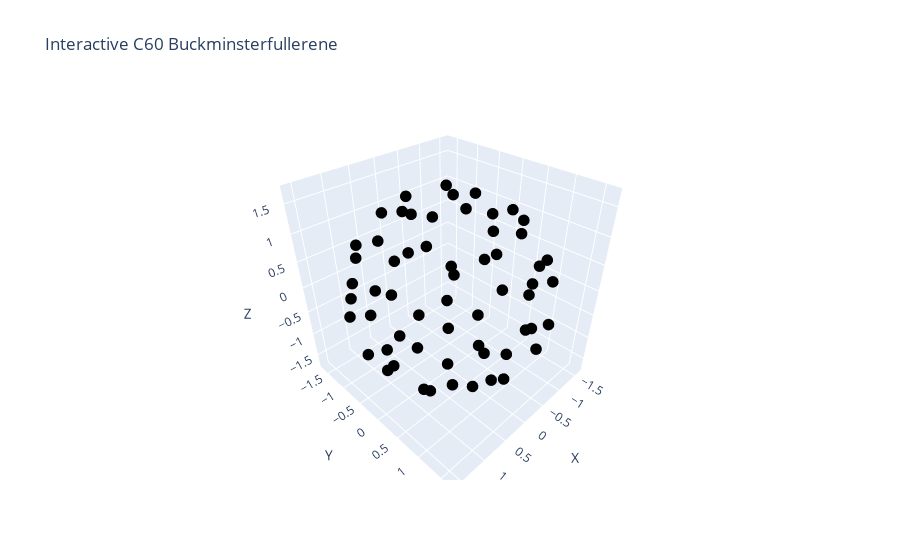

Here is the notebook cell this chart was saved with:
### Code cell
start = 0
stop = 4
# Create scatter plot of atoms
atoms = go.Scatter3d(
    x=new_coords[:, 0],
    y=new_coords[:, 1],
    z=new_coords[:, 2],
    mode='markers',
    marker=dict(size=4, color='black'),
    name='Atoms'
)

# Create lines between atoms within bonding distance
D = squareform(pdist(new_coords))
threshold = 1.1  # bond cutoff

bond_length = 1
tolerance = 0.001 # allow tiny numerical error

# Only draw edges where distance ≈ bond length
edges = []
for i in range(len(new_coords)):
    for j in range(i + 1, len(new_coords)):
        dist = np.linalg.norm(new_coords[i] - new_coords[j])
        if abs(dist - bond_length) < tolerance:
            edges.append(go.Scatter3d(
                x=[new_coords[i, 0], new_coords[j, 0], None],
                y=[new_coords[i, 1], new_coords[j, 1], None],
                z=[new_coords[i, 2], new_coords[j, 2], None],
                mode='lines',
                line=dict(color='gray', width=2),
                showlegend=False
            ))


# Combine all objects
fig = go.Figure(data=[atoms] + edges)
fig.update_layout(
    title='Interactive C60 Buckminsterfullerene',
    scene=dict(
        xaxis=dict(title='X'),
        yaxis=dict(title='Y'),
        zaxis=dict(title='Z'),
        aspectmode='data'
    )
)

fig.show()

### Figure 1 — Plotly figure (JSON) as saved in the notebook; plotly's stock layout.template omitted (floating-point values rounded to 4 significant figures)
{"data": [{"marker": {"color": "black", "size": 4}, "mode": "markers", "name": "Atoms", "type": "scatter3d", "x": [1.045, 1.491, 0.6221, 1.459, 1.503, 1.532, 1.57, 1.562, -0.2022, 0.2255, -0.02898, 0.8331, 1.144, -0.1227, 0.156, 0.8046, -1.003, -1.211, -0.4266, -0.8247, -0.7814, -1.569, -1.511, -1.103, -0.2328, -0.8509, -0.01723, -1.233, -1.601, -0.8161, -1.132, -1.531, 1.028, 0.8093, 0.643, 0.191, -0.1624, 1.115, 0.7702, 0.1154, -1.05, -0.8385, -0.2243, -0.6265, -1.038, -1.501, -1.506, -0.6207, 0.2396, -0.2005, -0.8148, 0.03575, 1.003, 1.243, 0.8744, 0.421, 0.2171, 0.8378, 1.22, 0.01216], "y": [0.2722, 0.07424, -0.1352, -0.5424, -0.683, 0.5898, 0.4408, -0.209, 0.6454, 1.1, 0.04079, 0.9119, 1.118, 1.483, 1.643, 1.458, -0.4008, 0.2387, -0.5053, 0.7424, 1.263, 0.2044, 0.6876, 1.225, -1.405, -1.306, -1.016, -0.8193, -0.4549, -1.461, -1.093, -0.5759, -1.003, -1.415, -0.7982, -1.617, -1.653, -1.241, -1.243, -1.462, -0.2694, -0.9186, -1.085, 0.1442, 0.9863, 0.5526, -0.06637, 0.8031, 1.413, 1.638, 1.433, 1.015, 0.4113, 0.8387, 1.338, 0.4859, -0.6474, -0.7457, -0.2358, -0.04537], "z": [1.26, 0.771, 1.532, 0.5739, -0.09932, 0.3128, -0.3171, -0.5374, 1.525, 1.241, 1.677, 1.112, 0.5293, 0.7856, 0.2222, 0.09237, 1.268, 1.113, 1.543, 1.238, 0.7856, 0.5254, 0.09709, 0.2236, 0.856, 0.5716, 1.327, 0.7706, 0.3137, -0.1004, -0.5321, -0.3205, 0.8547, 0.3531, 1.335, 0.3554, -0.2356, -0.2413, -0.7913, -0.7874, -1.259, -1.133, -1.254, -1.524, -0.8494, -0.5828, -0.7851, -1.309, -0.8494, -0.3698, -0.3696, -1.319, -1.26, -0.779, -0.5865, -1.539, -1.55, -1.261, -1.139, -1.695]}], "layout": {"scene": {"aspectmode": "data", "xaxis": {"title": {"text": "X"}}, "yaxis": {"title": {"text": "Y"}}, "zaxis": {"title": {"text": "Z"}}}, "title": {"text": "Interactive C60 Buckminsterfullerene"}}}
